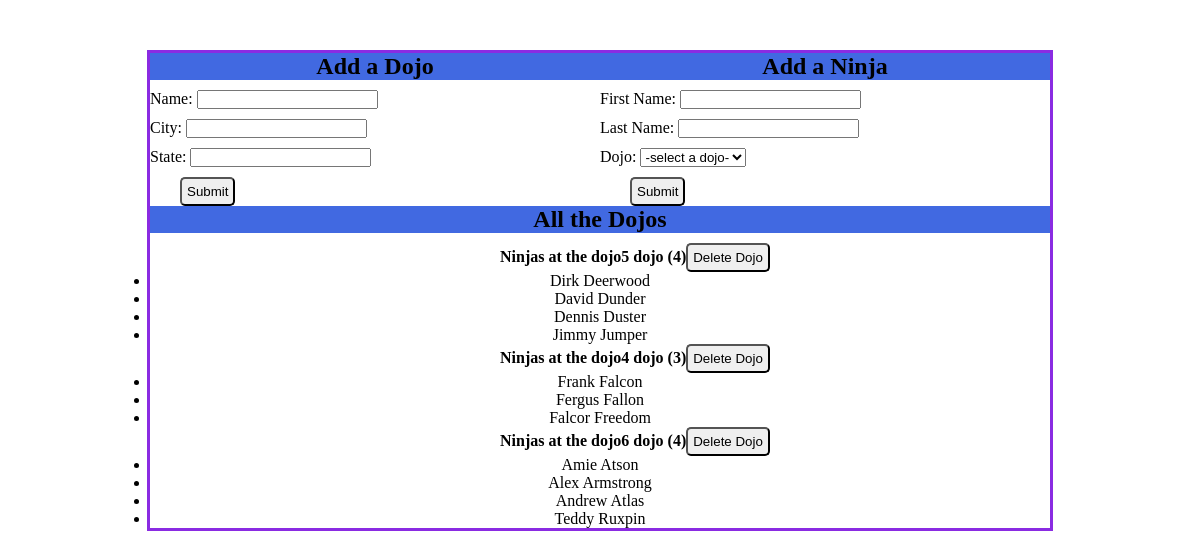
Before: / with the older database file.
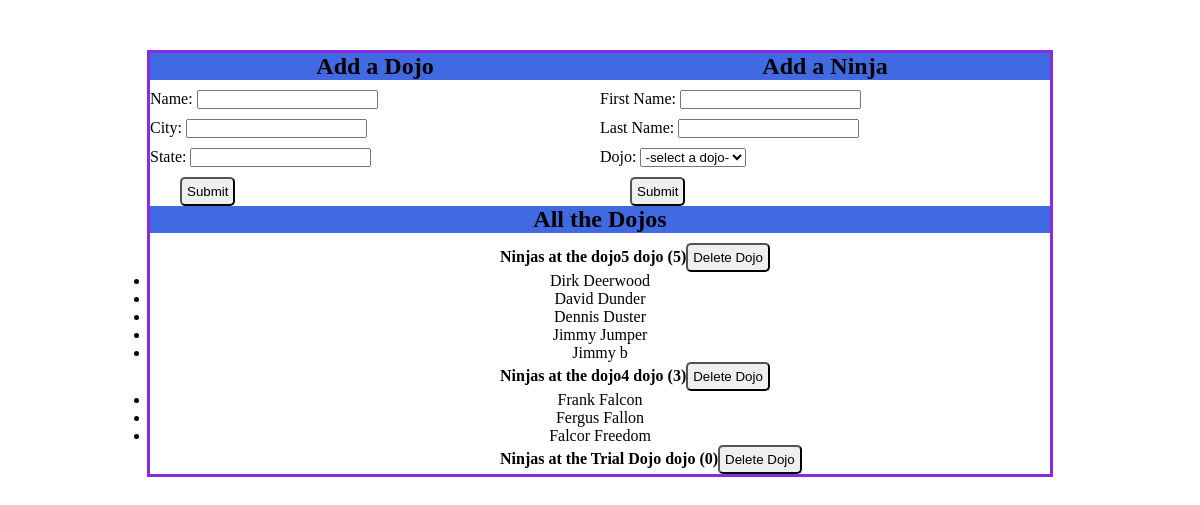
After: the same page with the newer database file.
### dojo_ninjas_app/models.py (models this page shows)
class dojos(models.Model):
    name = models.CharField(max_length=255)
    city = models.CharField(max_length=255)
    state = models.CharField(max_length=2)
    created_at = models.DateTimeField(auto_now_add=True)
    updated_at = models.DateTimeField(auto_now=True)

class ninjas(models.Model):
    dojo = models.ForeignKey(dojos, related_name="ninja", on_delete = models.CASCADE)
    first_name = models.CharField(max_length=255)
    last_name = models.CharField(max_length=255)
    created_at = models.DateTimeField(auto_now_add=True)
    updated_at = models.DateTimeField(auto_now=True)
    objects = NinjaManager()

### dojo_ninjas_app/views.py (the view)
# urls.py: path('', views.index),
def index(request):
    context = {
        "all_the_dojos": dojos.objects.all(),
        "all_the_ninjas": ninjas.objects.all()
    }
    return render(request, "index.html", context)

### dojo_ninjas_app/templates/index.html (shortened to what this page needs)
<!DOCTYPE html>
<html lang="en">
    <head>
        {% load static %}
        <link rel="stylesheet" href="{% static 'css/style.css' %}">
    </head>
    <body>
        <div id="wrapper">
            <div id="top">
                <div class="pod">
                    <form action="/process_dojo" method="POST">
                        <h2>Add a Dojo</h2>
                        <p>Name: <input name="name" type="text" required></p>
                        <p>City: <input name="city" type="text" required></p>
                        <p>State: <input name="state" type="text" required></p>
                        <button id="dojoBtn" type="submit">Submit</button>
                    </form>
                </div>
                <div class="pod">
                    <form action="/process_ninja" method="POST">
                        <h2>Add a Ninja</h2>
                        <p>First Name: <input name="first_name" type="text" required></p>
                        <p>Last Name: <input name="last_name" type="text" required></p>
                        <p>Dojo:
                            <select name="dojo_id">
                                <option value="">-select a dojo-</option>
                            </select>
                        </p>
                        <button id="ninjaBtn" type="submit">Submit</button>
                    </form>
                </div>
            </div>
            <div id="bottom">
                <h2>All the Dojos</h2>
                {% for dojo in all_the_dojos %}
                    <div class="dojo_head">
                        <p>Ninjas at the {{ dojo.name }} dojo  ({{ dojo.ninja.all.count }}) </p>
                        <form action="/delete_dojo" method="POST">
                            <button type="submit">Delete Dojo</button>
                        </form>
                    </div>
                    <ul>
                        {%for ninja in dojo.ninja.all %}
                            <li>{{ninja.first_name}} {{ninja.last_name}}</li>
                        {% endfor %}
                    </ul>
                {% endfor %}
            </div>
        </div>
    </body>
</html>

### dojo_ninjas_app/static/css/style.css (style rules this page uses)
* { margin: 0; padding: 0; }
#wrapper { width: 900px; margin: 50px auto; border: 3px solid blueviolet; }
#top { display: flex; }
.pod { flex: 1; }
.pod p { margin-bottom: 10px; }
.pod h2, #bottom h2 { background-color: royalblue; text-align: center; margin-bottom: 10px; }
button { padding: 5px; border-radius: 5px; }
#dojoBtn, #ninjaBtn { margin-left: 30px; }
#bottom { text-align: center; }
#bottom p { font-weight: bolder; margin-top: 5px; }
.dojo_head { display: flex; margin-left: 350px; }

Changed rows visible on the page:
removed dojos: name "dojo6", ninja.all.count "4"
removed ninjas: first_name "Amie", last_name "Atson", shown under "dojo6"
removed ninjas: first_name "Alex", last_name "Armstrong", shown under "dojo6"
removed ninjas: first_name "Andrew", last_name "Atlas", shown under "dojo6"
removed ninjas: first_name "Teddy", last_name "Ruxpin", shown under "dojo6"
computed for dojos "dojo5": ninja.all.count "4" → "5"
added ninjas: first_name "Jimmy", last_name "b", shown under dojos "dojo5"
added dojos: name "Trial Dojo", ninja.all.count "0"
